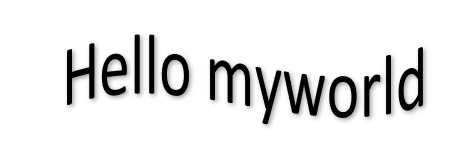
#> input picture code skew/IMG_ALL/02.jpg, 474 x 141 px
$ python -i main.py   (imports and definitions only)
#> lines starting #> are read from the running program, lines starting #| are printed output that depends on the picture; after the words box and inside, x2 and y2 are one past the last pixel; in counts of white or black regions, pixels touching at a corner belong together
# -*- coding: utf-8 -*-
"""
Created on Thu feb 08:42:40 2021

@author: Pruthvi tgr
"""

import numpy as np
import cv2 as cv
import imutils
import os

TEST_DIR     = "IMG_ALL\\"
TEST_FILE    = "03.jpg"

file_name = TEST_DIR+TEST_FILE;

def image_to_angle(file_name):

#> called with file_name = 'IMG_ALL/02.jpg'
    input_image = cv.imread(file_name)
#> input_image is the input picture: shape (141, 474, 3); min 0, max 255, mean 228.6
    #cv.imshow('Test Character',input_image)
    #cv.waitKey()
    roi = input_image

    gray = cv.cvtColor(input_image,cv.COLOR_BGR2GRAY)
    edges = cv.Canny(gray,50,150,apertureSize = 3)
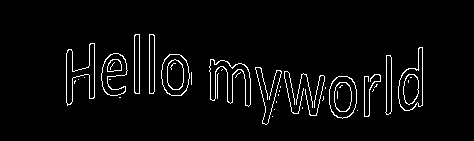
#> edges: shape (141, 474); 3.8% white in thin lines or dots, all inside (x1, y1, x2, y2) = (66, 34, 423, 125)

    lines = cv.HoughLines(edges,1,np.pi/180,3)
    #print(lines)
    for rho,theta in lines[0]:
        a = np.cos(theta)
        b = np.sin(theta)
        x0 = a*rho
        y0 = b*rho
        x1 = int(x0 + 2000*(-b))
        y1 = int(y0 + 2000*(a))
        x2 = int(x0 - 2000*(-b))
        y2 = int(y0 - 2000*(a))
        degree_Values = np.degrees(theta)
#> this loop made 1 pass
#> (rho, theta, a, b, x0, y0, x1, y1) on pass 1: (76, 1.57, -4.37e-08, 1, -3.32e-06, 76, -2000, 75)
        #print('Theta in Deg:', degree_Values)

    cv.line(roi,(x1,y1),(x2,y2),(0,0,255),2)
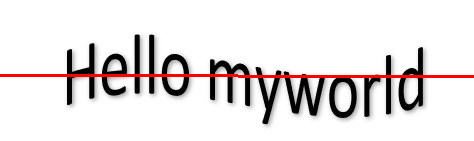
#> roi: shape (141, 474, 3); 2.13% of pixels changed, all inside (x1, y1, x2, y2) = (0, 74, 474, 78)
    cv.imshow('ROI with line Image',roi)
    cv.waitKey()
    return degree_Values,gray


dir = 'rotated'
# [2 lines not run here, left out]

dir = 'cropped'
# [2 lines not run here, left out]

icnt = 0
# [3 lines not run here, left out]

#(threshold,Grayimg) = cv.threshold(input_image, 200, 255, cv.THRESH_BINARY)
# [1 line that did not run here, left out]
#cv.imshow('Grayimg Test Image',grayImage)
#cv.waitKey()

#edge_img = cv.Canny(Grayimg,225,900)
# [1 line that did not run here, left out]
#cv.imshow('edge',edge_img)
#cv.waitKey()

# [1 line that did not run here, left out]
# [1 line that did not run here, left out]
# [1 line that did not run here, left out]

# [30 lines not run here, left out]

dir = 'rotated'
if TEST_FILE == '01.jpg':
    ser = [7,0,6,11,9,1,8,10,4,2,12,3]
elif TEST_FILE == '02.jpg':
    ser = [6,5,12,12,1,4,9,3,2,11,12,1]
elif TEST_FILE == '03.jpg':
    ser = [0,1,4,7,3,2]
elif TEST_FILE == '04.jpg':
    ser = [0,6,4,5,2,3,7]
elif TEST_FILE == '05.jpg':
    ser = [2,3,7,6,0,1,4]

fcnt = 0

# [18 lines not run here, left out]

>>> result = image_to_angle('IMG_ALL/02.jpg')
